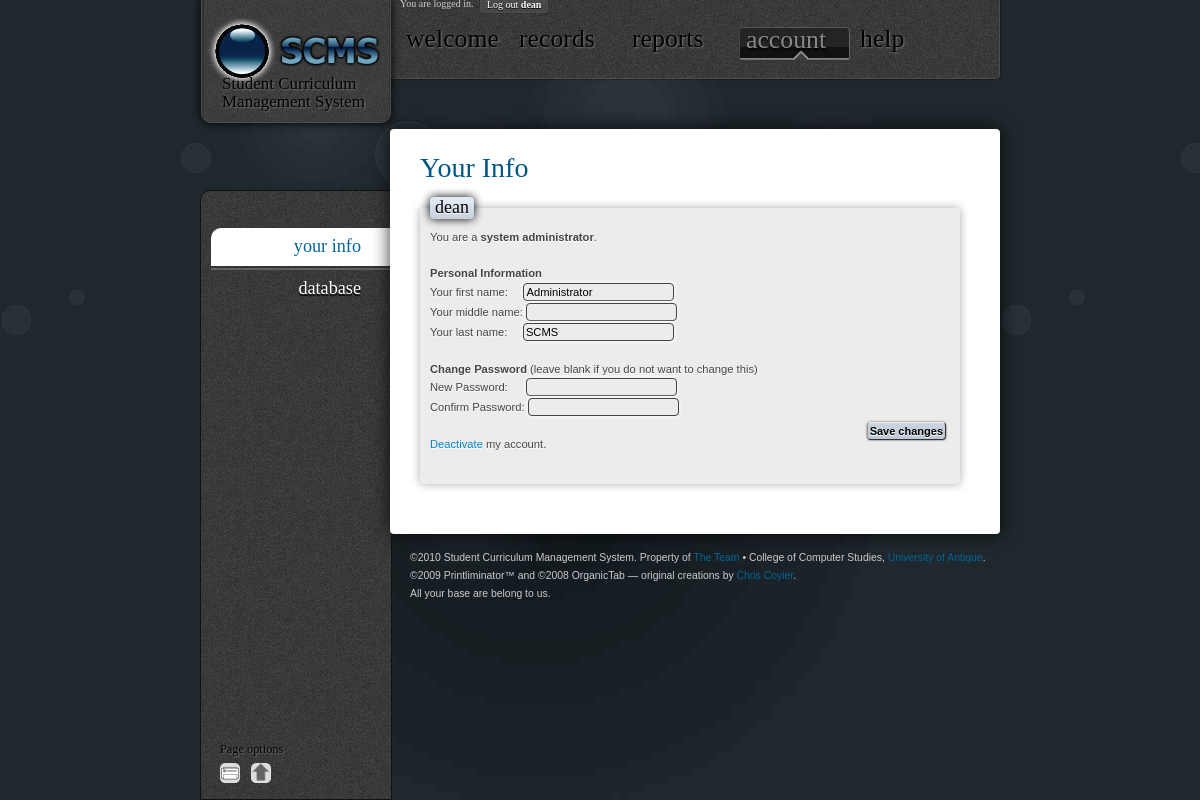
Page /account.php (signed in) on the committed database.
### tables this page shows
create table UserType(userTypeID int(10) unsigned not null auto_increment primary key, userTypeDesc varchar(40) not null);

create table ScmsAdmin(userName varchar(20) not null primary key, password varchar(34) not null, firstName varchar(40) not null, middleName varchar(30) null, lastName varchar(40) not null,
userTypeID int(10) unsigned not null references UserType(userTypeID));

### account.php (the view, shortened to what this page needs)
<?php require("common/doctype-head.php"); ?>
	<?php require("common/nav-and-title.php");
    require("common/logcheck.php");?>
<h2>Your Info</h2>
<?php if ($_SESSION['msg']) { echo $_SESSION['msg'];}
    $db = dbconnect(1);
     $query = "SELECT * FROM ScmsAdmin";
        if ($result = mysqli_query($db, $query)) {
           while ($row = mysqli_fetch_row($result)) {
             if ($row[0] == $_SESSION['user']){
               $fname = $row[2];
               $mname = ($row[3] == 'NULL') ? '' : $row[3];
               $lname = $row[4];
             }
            }
        } else $_SESSION['msg'] = $warn1.'Your MySQL server is not responding.'.$warn2;
?>
<fieldset>
<legend><?php echo $_SESSION['user']; ?></legend>
<form action="save.php" method="post">
<span>You are a
<?php
    $db = dbconnect(1);
     $usertypeno = $_SESSION['usertype'];
        $query = "SELECT * FROM UserType WHERE userTypeID = ".$usertypeno;
        if ($result = mysqli_query($db, $query)) {
           while ($row = mysqli_fetch_row($result)) {
            printf("<b>%s</b>.",$row[1]);
            }
        } else $_SESSION['msg'] = $warn1.'Your MySQL server is not responding.'.$warn2;
?>
</span>
<br /><br /><b>Personal Information</b><br />
<span><label for="fname">Your first name:&nbsp;&nbsp;&nbsp;&nbsp;</label>
<input type="text" id="fname" name="fname" value="<?php echo $fname; ?>" /></span><br />
<span><label for="mname">Your middle name:</label>
<input type="text" id="mname" name="mname" value="<?php echo $mname; ?>" /></span><br />
<span><label for="lname">Your last name:&nbsp;&nbsp;&nbsp;&nbsp;</label>
<input type="text" id="lname" name="lname" value="<?php echo $lname; ?>" /></span><br />
<br /><b>Change Password</b> (leave blank if you do not want to change this)<br />
<span><label for="editpass">New Password: &nbsp;&nbsp;&nbsp;&nbsp;&nbsp;</label><input type="password" id="editpass" name="editpass" value="" /></span><br />
<span><label for="editpasscfm">Confirm Password: </label><input type="password" id="editpasscfm" name="editpasscfm" value="" /></span>
<br /><input type="submit" value="Save changes" />
</form>
<br /><span><a href="deleteaccount.php">Deactivate</a> my account.</span>
</fieldset>
 <?php include_once("common/footer.php"); ?>

### login.php (shortened to what this page needs)
<?php
if (isset($_GET['logoff'])) {
    $_SESSION = array();
    dbconnect(0);
    if (isset($_COOKIE[session_name()])) {
        setcookie(session_name(), '', time()-1000, '/');
    }
    session_destroy();
    $error = '<span class="ok">You have successfully logged out.</span>';
}
elseif (isset($_SESSION['valid']) && $_SESSION['valid']) {
    $data = '<span>You are logged in. <a class="button" href="?logoff=1">Log out <b>'.$_SESSION['user'].'</b></a></span>';
}
?>

### common/doctype-head.php (shortened to what this page needs)
<?php
require("login.php");
?>
<!DOCTYPE html PUBLIC "-//W3C//DTD XHTML 1.0 Transitional//EN" "http://www.w3.org/TR/xhtml1/DTD/xhtml1-transitional.dtd">
<html xmlns="http://www.w3.org/1999/xhtml">
<head>
	<link rel="stylesheet" type="text/css" href="css/style.css" />

### common/nav-and-title.php (shortened to what this page needs)
</head>
<body>
<div id="page-wrap">
    <div id="navbar-top">
        <div class="login">
        <?php echo $data;  ?>
        </div>
           <?php
function create_highlighted_sections($secarray,$activsec) {
    echo "<ul id='main-nav'>\n";
    foreach ($secarray as $section => $pageurl) {
        if (strncmp($section, $activsec, strlen($activsec)) == 0) {
            $class = ' class="here"';
            echo "<li{$class}><a href=\"{$pageurl}\">{$section}</a></li>\n";}
	    else {
		echo "<li><a href=\"{$pageurl}\">{$section}</a></li>\n";
		}
    }
    echo "</ul>\n";
}
$pieces = explode("/", $_SERVER['PHP_SELF']);
        $last = sizeof($pieces);
        $thisUrl = $pieces[$last-1];
if (isset($_SESSION['valid']) && $_SESSION['valid']){
$topmenu = array(
    'Welcome' => 'index.php',
    'Records' => 'records.php',
    'Reports' => 'reports.php',
    'Account' => 'account.php',
    'Help' => 'help.php'
    );
}
else{
$topmenu = array(
    'Welcome' => 'index.php',
    'Register' => 'adminregister.php',
    'Help' => 'help.php'
    );
}
    if (($thisUrl == "records.php") || ($thisUrl == "courses.php")|| ($thisUrl == "curriculums.php") || ($thisUrl == "subjects.php") || ($thisUrl == "instructors.php") || ($thisUrl == "students.php")){
       $sidemenu = array(
       'Courses' => 'courses.php',
       'Curriculums' => 'curriculums.php',
       'Subjects'=> 'subjects.php',
       'Instructors' => 'instructors.php',
       'Students' => 'students.php');
       $activsection='Records';
       }
    elseif ($thisUrl == "reports.php" || ($thisUrl == "templates.php")){
       $sidemenu = array(
       'Reports' => 'reports.php',
       'Templates' => 'templates.php'
       );
       $activsection='Reports';
       }
    elseif (($thisUrl == "account.php") || ($thisUrl == "deleteaccount.php") || ($thisUrl == "database.php")){
       $sidemenu = array (
       'Your Info' => 'account.php',
       'Database' => 'database.php'
       );
       $activsection='Account';
       }
    elseif ($thisUrl == "adminregister.php"){
             $sidemenu = array(
       'Welcome' => 'index.php',
       'Register' => 'adminregister.php',
       'Search' => 'search.php');
       $activsection='Register';
    }
    else
       {
       $sidemenu = array(
       'Welcome' => 'index.php',
       'Search' => 'search.php');
       $activsection='Welcome';
       }
create_highlighted_sections($topmenu,$activsection);
?>
<br /><br />
    </div>
    <div id="navbar-left">
        <div id="logo"><a href="index.php">
        <span class="description">Student Curriculum <br />Management System</span>
        </a>
        </div>
<?php
function create_sidemenu($secarray,$url) {
    echo "<ul id='side-nav'>\n";
    foreach ($secarray as $section => $pageurl) {
        if ($pageurl == $url){
            $class = ' class="active"';
            echo "<li{$class}><a href=\"{$pageurl}\"><img src=\"images/ajax-loader2.gif\" id=\"ajax-loader\" /> {$section}</a></li>\n";}
	    else {
		echo "<li><a href=\"{$pageurl}\">{$section}</a></li>\n";
		}
    }
    echo "</ul>\n";
}
create_sidemenu($sidemenu,$thisUrl);
?>
<br /><br />
    <div id="fixedbox">
    <fieldset>
    <legend>Page options</legend>
      <a href="javascript:(function(){function%20loadScript(a,b){var%20c=document.createElement('script');c.type='text/javascript';c.src=a;var%20d=document.getElementsByTagName('head')[0],done=false;c.onload=c.onreadystatechange=function(){if(!done&amp;&amp;(!this.readyState||this.readyState=='loaded'||this.readyState=='complete')){done=true;b()}};d.appendChild(c)}loadScript('js/jquery.js',function(){loadScript('js/printliminator.js',function(){printlimator()})})})()" class="bookmarklet" title="Print this page!"><img src="images/prtreport.png" width="20" height="20" title="Print this page!" alt="Printliminator" /></a>
      <a href="#" title="Back to Top"><img src="images/totop.png" width="20" height="20" alt="Top" title="Back to top of page" /></a>
    </fieldset>
    </div>
</div>
    <div id="main-content">
    <div id="inside-content">

### common/footer.php (shortened to what this page needs)
</div>
 </div>
    <div id="footer">
          		  <sub id="copyright">&copy;2010 Student Curriculum Management System. Property of <a href="about.php">The Team</a> &bull; College of Computer Studies, <a href="http://antiquespride.edu.ph">University of Antique</a>.
                  <br />&copy;2009 Printliminator&trade; and &copy;2008 OrganicTab &mdash; original creations by  <a href="http://css-tricks.com">Chris Coyier</a>.
                  <br/>All your base are belong to us.</sub>
    </div>
</div>
</body>
</html>

### rows in the picture
usertype: userTypeDesc "system administrator"
scmsadmin: fname "Administrator", lname "SCMS"

### other values in the picture
$_SESSION['user'] "dean"
$section "welcome"
$section "records"
$section "reports"
$section "account"
$section "help"
$section "your info"
$section "database"
